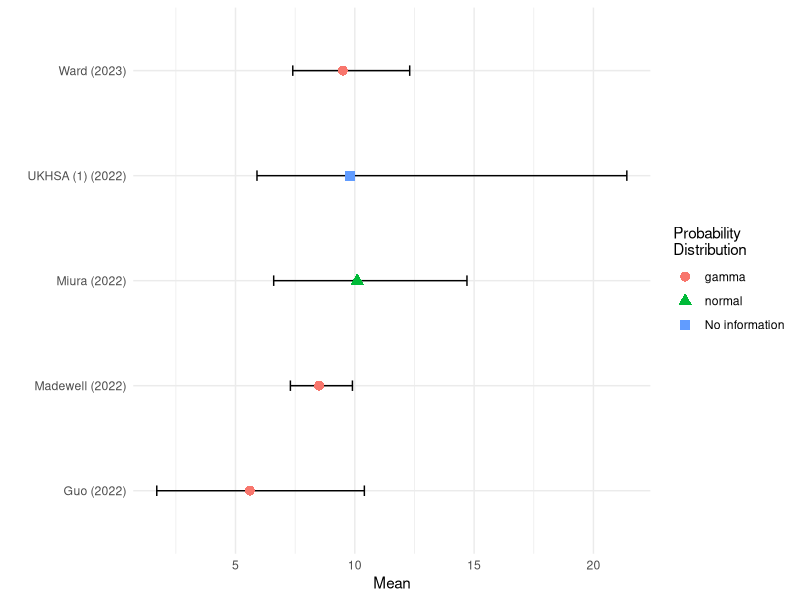

Source code (R):


library(tidyverse)
library(readxl)

bd <- read_excel("data/bd.xlsx", sheet = "serial_interval")
bd$ref <- paste0(bd$author, " (", bd$year, ")")
bd$distribution[is.na(bd$distribution)] <- "No information"
bd$distribution <- factor(bd$distribution, levels = c("gamma",
                                                      "normal",
                                                      "No information") )


ggplot(data = bd) +
  geom_errorbar(aes(x = ref, 
                      ymin = mean_uncertainty_lower_value, 
                      ymax = mean_uncertainty_upper_value), width = 0.1)  +
  geom_point(aes(y = mean, x = ref, pch = distribution, colour = distribution), 
             fill = "red", size = 3) +
  coord_flip() +
  theme_minimal() + 
  labs(x= "", y = "Mean", colour = "Probability\nDistribution", 
       pch = "Probability\nDistribution")
  

